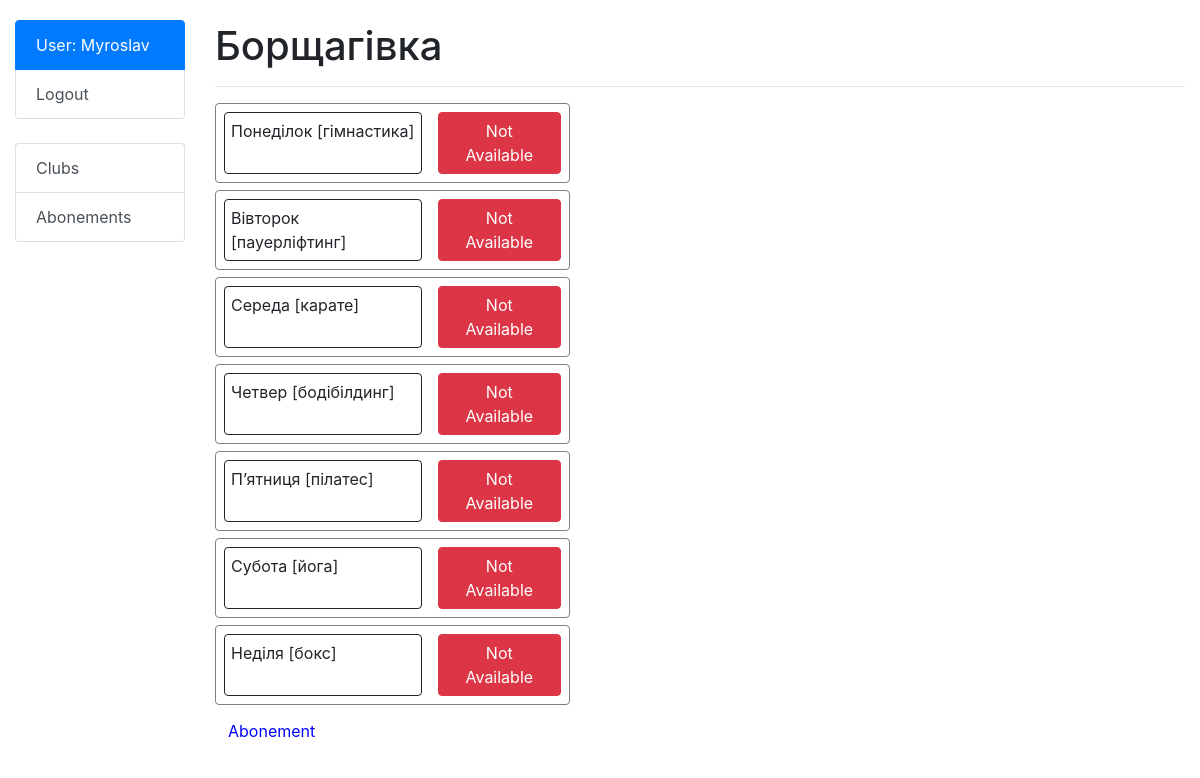
The app's page /clubs/2/ (signed in) with its own data.
### fitness_service/models.py (models this page shows, shortened)
class User(AbstractUser):
    pass

class Club(models.Model):
    location = models.CharField(max_length=300)

class Day(models.Model):
    name = models.CharField(max_length=15)
    exercise = models.CharField(max_length=20, default="sport")

### fitness_service/views.py (the view)
# urls.py: path("clubs/<int:pk>/", ClubDetailView.as_view(), name="club-detail"),
class ClubDetailView(generic.DetailView):
    model = Club
    def get_context_data(self, **kwargs):               #
        context = super().get_context_data(**kwargs)
        abonements = Abonement.objects.filter(user=self.request.user, club=self.object).all()
        day_list = []
        for abonement in abonements:
            day_list += abonement.days.all()
        days = Day.objects.all()
        context['days'] = days
        context['day_list'] = day_list
        return context

### templates/fitness_service/club_detail.html (shortened to what this page needs)
{% extends "base.html" %}
{% block content %}
    <h1 style="margin-top: 22px;">{{ club.location }}</h1>
    <hr>
    {% for day in days %}
        <div class="partition">
            <div class="image_div">{{ day.name }} [{{ day.exercise }}]</div>
            <div class="info">
                {% if day in day_list %}
                    <a href="" class="btn btn-success link-to-page">
                        Available
                    </a>
                {% else %}
                     <a href="{% url 'fitness_service:abonement-create' pk=club.id %}" class="btn btn-danger link-to-page">
                        Not Available
                     </a>
                {% endif %}
            </div>
        </div>
    {% endfor %}
    <div>
        <a href="{% url 'fitness_service:abonement-create' pk=club.id %}" class="btn link-to-page" style="color: blue">
         Abonement
        </a>
    </div>
{% endblock %}

### templates/includes/sidebar.html (shortened to what this page needs)
<div class="list-group sidebar">
  {% if user.is_authenticated %}
    <a class="list-group-item list-group-item-action active">User: {{ user.username }}</a>
    <a href="{% url 'logout'%}?next={{request.path}}" class="list-group-item list-group-item-action">Logout</a>
  {% else %}
    <a href="{% url 'login'%}?next={{request.path}}" class="list-group-item list-group-item-action active">Login</a>
  {% endif %}
</div>
<br>
<div class="list-group">
  <a href="{% url 'fitness_service:club-list' %}" class="list-group-item list-group-item-action">Clubs</a>
  <a href="{% url 'fitness_service:abonement-list' %}" class="list-group-item list-group-item-action">Abonements</a>
</div>

### templates/includes/sidebar.html (style rules this page uses)
.sidebar { margin-top: 20px; }

### records on screen
User: username "Myroslav"
Club: location "Борщагівка"
Day: name "Понеділок", exercise "гімнастика"
Day: name "Вівторок", exercise "пауерліфтинг"
Day: name "Середа", exercise "карате"
Day: name "Четвер", exercise "бодібілдинг"
Day: name "Пʼятниця", exercise "пілатес"
Day: name "Субота", exercise "йога"
Day: name "Неділя", exercise "бокс"
